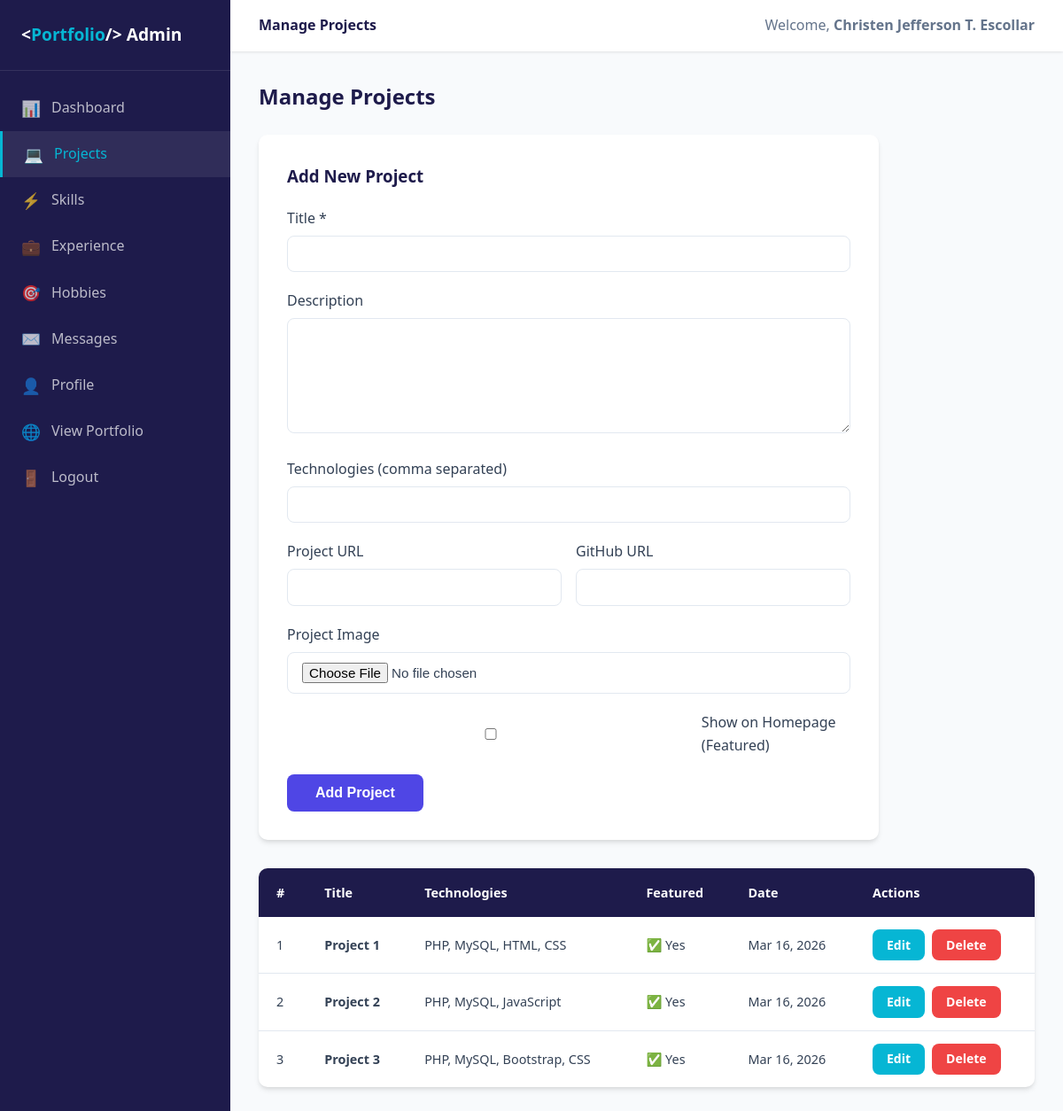
The app's page /admin/projects.php (signed in) with its own data.
### tables this page shows
CREATE TABLE projects (
    id INT AUTO_INCREMENT PRIMARY KEY,
    user_id INT NOT NULL,
    title VARCHAR(200) NOT NULL,
    description TEXT,
    technologies VARCHAR(255),
    project_url VARCHAR(255),
    github_url VARCHAR(255),
    image VARCHAR(255) DEFAULT NULL,
    is_featured TINYINT(1) DEFAULT 0,
    created_at TIMESTAMP DEFAULT CURRENT_TIMESTAMP,
    updated_at TIMESTAMP DEFAULT CURRENT_TIMESTAMP ON UPDATE CURRENT_TIMESTAMP,
    FOREIGN KEY (user_id) REFERENCES users(id) ON DELETE CASCADE
);

### admin/projects.php (the view, shortened to what this page needs)
<?php
require_once __DIR__ . '/../includes/auth.php';
$editProject = null;
$projects = $conn->query("SELECT * FROM projects ORDER BY created_at DESC");
include 'includes/header.php';
?>
<div class="page-header">
    <h1 class="page-title">Manage Projects</h1>
</div>
<div class="admin-form" style="margin-bottom:2rem;">
    <h3 style="margin-bottom:1.25rem;color:var(--dark);">
        <?= $editProject ? 'Edit Project' : 'Add New Project' ?>
    </h3>
    <form method="POST" enctype="multipart/form-data">
        <div class="form-group">
            <label>Title *</label>
            <input type="text" name="title" value="<?= htmlspecialchars($editProject['title'] ?? '') ?>" required>
        </div>
        <div class="form-group">
            <label>Description</label>
            <textarea name="description" rows="4"><?= htmlspecialchars($editProject['description'] ?? '') ?></textarea>
        </div>
        <div class="form-group">
            <label>Technologies (comma separated)</label>
            <input type="text" name="technologies" value="<?= htmlspecialchars($editProject['technologies'] ?? '') ?>" placeholder="PHP, MySQL, Bootstrap">
        </div>
        <div style="display:grid;grid-template-columns:1fr 1fr;gap:1rem;">
            <div class="form-group">
                <label>Project URL</label>
                <input type="url" name="project_url" value="<?= htmlspecialchars($editProject['project_url'] ?? '') ?>">
            </div>
            <div class="form-group">
                <label>GitHub URL</label>
                <input type="url" name="github_url" value="<?= htmlspecialchars($editProject['github_url'] ?? '') ?>">
            </div>
        </div>
        <div class="form-group">
            <label>Project Image</label>
            <input type="file" name="image" accept="image/*">
        </div>
        <div class="form-group" style="display:flex;align-items:center;gap:0.5rem;">
            <input type="checkbox" name="is_featured" id="is_featured" <?= !empty($editProject['is_featured']) ? 'checked' : '' ?>>
            <label for="is_featured" style="margin:0;">Show on Homepage (Featured)</label>
        </div>
        <div style="display:flex;gap:0.75rem;margin-top:0.5rem;">
            <button type="submit" class="btn btn-primary">
                <?= $editProject ? 'Update Project' : 'Add Project' ?>
            </button>
        </div>
    </form>
</div>
<table class="data-table">
    <thead>
        <tr>
            <th>#</th><th>Title</th><th>Technologies</th><th>Featured</th><th>Date</th><th>Actions</th>
        </tr>
    </thead>
    <tbody>
        <?php $i = 1; while ($p = $projects->fetch_assoc()): ?>
        <tr>
            <td><?= $i++ ?></td>
            <td><strong><?= htmlspecialchars($p['title']) ?></strong></td>
            <td><?= htmlspecialchars($p['technologies']) ?></td>
            <td><?= $p['is_featured'] ? '✅ Yes' : '—' ?></td>
            <td><?= date('M d, Y', strtotime($p['created_at'])) ?></td>
            <td>
                <div class="action-btns">
                    <a href="projects.php?edit=<?= $p['id'] ?>" class="btn btn-sm btn-secondary">Edit</a>
                    <a href="projects.php?delete=<?= $p['id'] ?>" class="btn btn-sm btn-danger"
                       onclick="return confirm('Delete this project?')">Delete</a>
                </div>
            </td>
        </tr>
        <?php endwhile; ?>
    </tbody>
</table>
<?php include 'includes/footer.php'; ?>

### css/style.css (style rules this page uses)
:root { --primary: #4f46e5; --primary-dark: #3730a3; --secondary: #06b6d4; --accent: #f59e0b; --dark: #1e1b4b; --light-bg: #f8fafc; --text: #334155; --text-light: #64748b; --border: #e2e8f0; --white: #ffffff; --success: #10b981; --danger: #ef4444; --shadow: 0 4px 6px -1px rgba(0,0,0,0.1), 0 2px 4px -1px rgba(0,0,0,0.06); --shadow-lg: 0 10px 15px -3px rgba(0,0,0,0.1), 0 4px 6px -2px rgba(0,0,0,0.05); }
* { margin: 0; padding: 0; box-sizing: border-box; }
body { font-family: 'Segoe UI', system-ui, -apple-system, sans-serif; color: var(--text); background: var(--light-bg); line-height: 1.6; }
a { text-decoration: none; color: inherit; }
.btn { display: inline-block; padding: 0.75rem 2rem; border-radius: 8px; font-weight: 600; cursor: pointer; border: none; transition: all 0.2s; font-size: 1rem; }
.btn-primary { background: var(--primary); color: var(--white); }
.btn-secondary { background: var(--secondary); color: var(--white); }
.btn-sm { padding: 0.4rem 1rem; font-size: 0.875rem; }
.btn-danger { background: var(--danger); color: var(--white); }
.form-group { margin-bottom: 1.25rem; }
.form-group label { display: block; margin-bottom: 0.4rem; font-weight: 500; }
.form-group input, .form-group textarea, .form-group select { width: 100%; padding: 0.75rem 1rem; border-radius: 8px; border: 1px solid rgba(255,255,255,0.2); background: rgba(255,255,255,0.08); color: var(--white); font-size: 1rem; outline: none; transition: border-color 0.2s; }
.form-group input::placeholder, .form-group textarea::placeholder { color: rgba(255,255,255,0.4); }
.form-group textarea { resize: vertical; min-height: 130px; }
.page-header { display: flex; justify-content: space-between; align-items: center; margin-bottom: 1.5rem; }
.page-title { font-size: 1.5rem; font-weight: 700; color: var(--dark); }
.data-table { width: 100%; border-collapse: collapse; background: var(--white); border-radius: 10px; overflow: hidden; box-shadow: var(--shadow); }
.data-table th { background: var(--dark); color: var(--white); padding: 1rem 1.25rem; text-align: left; font-weight: 600; font-size: 0.9rem; }
.data-table td { padding: 0.875rem 1.25rem; border-bottom: 1px solid var(--border); font-size: 0.9rem; }
.data-table tr:last-child td { border-bottom: none; }
.action-btns { display: flex; gap: 0.5rem; }
.admin-form { background: var(--white); border-radius: 10px; padding: 2rem; box-shadow: var(--shadow); max-width: 700px; }
.admin-form .form-group label { color: var(--text); }
.admin-form .form-group input, .admin-form .form-group textarea, .admin-form .form-group select { background: var(--white); border: 1px solid var(--border); color: var(--text); padding: 0.7rem 1rem; border-radius: 8px; width: 100%; font-size: 0.95rem; }

### records on screen
projects: title "Project 1", technologies "PHP, MySQL, HTML, CSS", is_featured "✅ Yes", created_at "Mar 16, 2026"
projects: title "Project 2", technologies "PHP, MySQL, JavaScript", is_featured "✅ Yes", created_at "Mar 16, 2026"
projects: title "Project 3", technologies "PHP, MySQL, Bootstrap, CSS", is_featured "✅ Yes", created_at "Mar 16, 2026"

### other values on screen
$pageTitle "Manage Projects"
$_SESSION['admin_name'] "Christen Jefferson T. Escollar"
